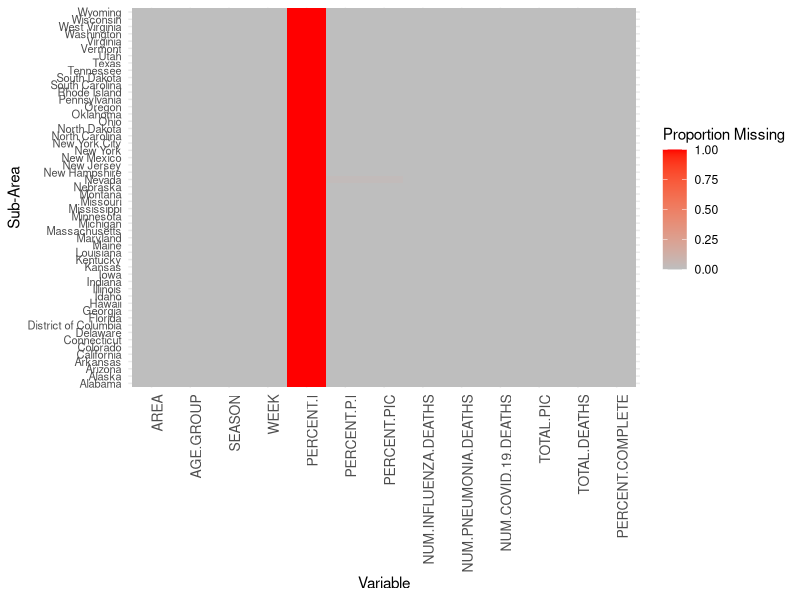
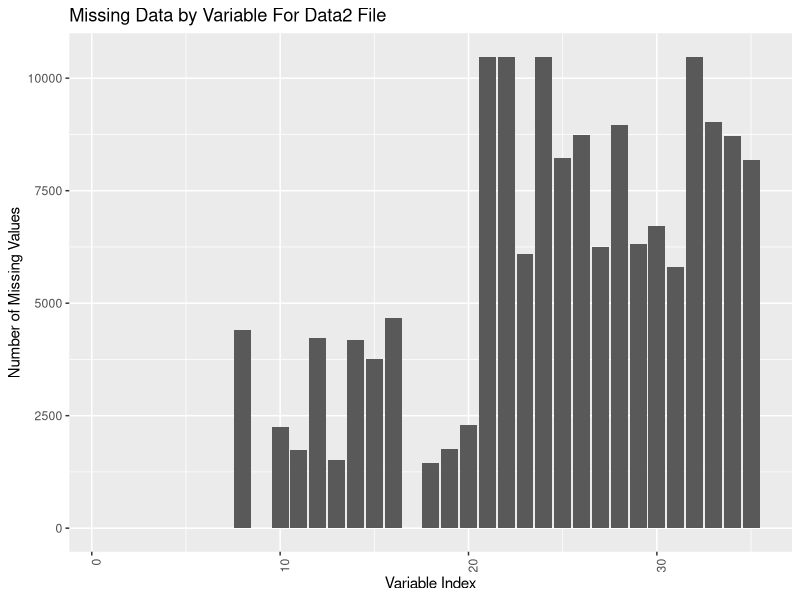
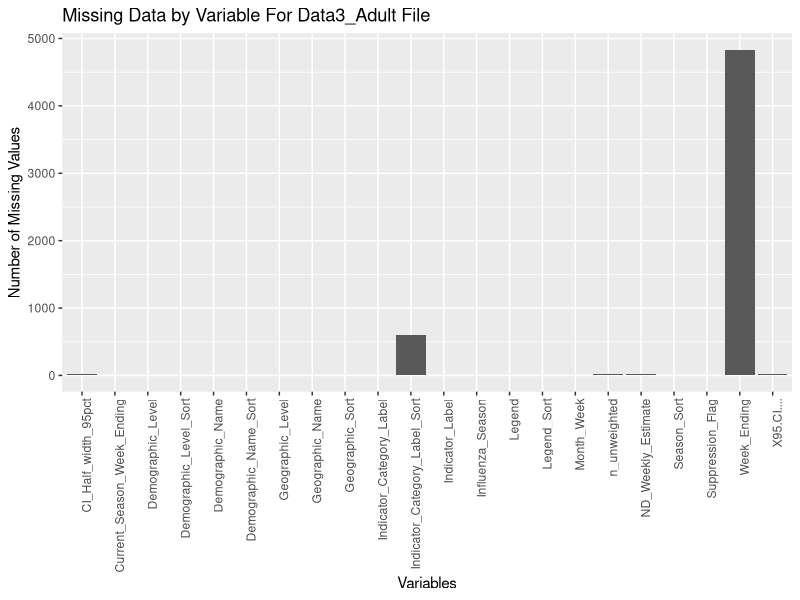
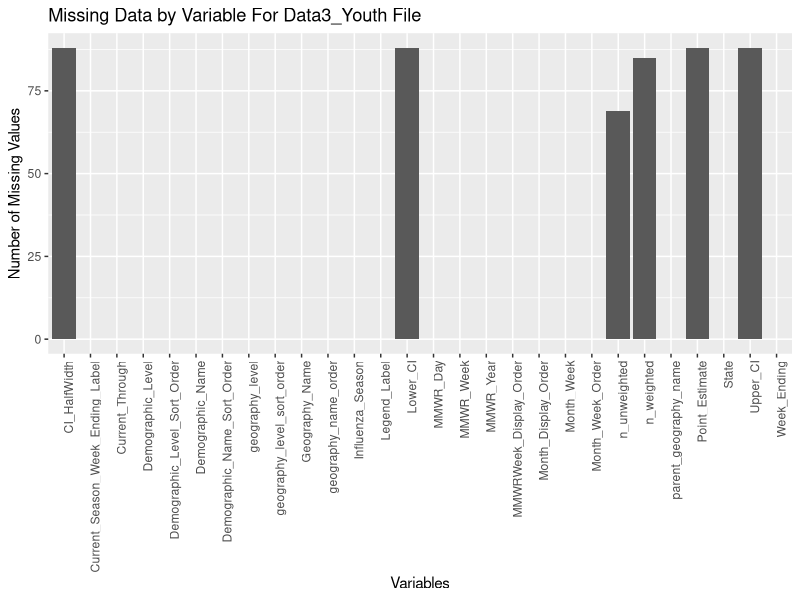
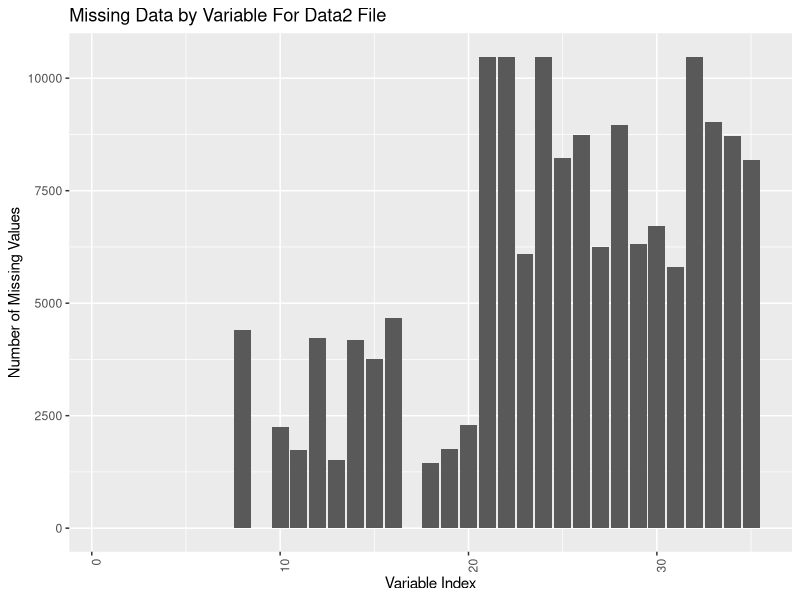

Source code (R) for these figures, in order:
## ---- chunk 1
library(dplyr)
library(ggplot2)
library(dplyr)
library(reshape2)
library(gridExtra)
library(stringr)
## ---- chunk 2
df1 = read.csv('data/data1.csv')
df1_filter = df1 %>% select('SUB.AREA','SEASON','AGE.GROUP','WEEK','NUM.INFLUENZA.DEATHS','NUM.PNEUMONIA.DEATHS','NUM.COVID.19.DEATHS','TOTAL.DEATHS')
colnames(df1_filter) <- c('state','season','age_group','week','influenza','pneumonia','covid','total')
head(df1_filter)
## ---- chunk 3
df2 = read.csv('data/data2.csv')
df2_filter = df2 %>% select('MMWR.Year','MMWR.Week','All.Cause','Natural.Cause','Septicemia..A40.A41.','Malignant.neoplasms..C00.C97.','Diabetes.mellitus..E10.E14.','Alzheimer.disease..G30.','Influenza.and.pneumonia..J09.J18.','Chronic.lower.respiratory.diseases..J40.J47.','Other.diseases.of.respiratory.system..J00.J06.J30.J39.J67.J70.J98.','Nephritis..nephrotic.syndrome.and.nephrosis..N00.N07.N17.N19.N25.N27.','Symptoms..signs.and.abnormal.clinical.and.laboratory.findings..not.elsewhere.classified..R00.R99.','Diseases.of.heart..I00.I09.I11.I13.I20.I51.','Cerebrovascular.diseases..I60.I69.','COVID.19..U071..Multiple.Cause.of.Death.','COVID.19..U071..Underlying.Cause.of.Death.')
colnames(df2_filter) <- c('year','week','all_cause','natural','septicemia','neoplasms','miabete','alzheimer','influenza/pneumonia','lower_respiratory','other_respiratory','nephritis','abnormal','heart','cerebrovascular','covid_nultiple','covid_underlying')
head(df2_filter)
## ---- chunk 4
df3_youth = read.csv('data/data3_youth.csv')
df3_adult = read.csv('data/data3_adult.csv')
df3_youth_filter = df3_youth %>% select('Geography_Name','Demographic_Name','Month_Week','n_unweighted','n_weighted','Influenza_Season','Legend_Label') %>% filter(Geography_Name !='National')
df3_adult_filter = df3_adult %>% select('Geographic_Name','Demographic_Name','Month_Week','n_unweighted','Influenza_Season','Legend') %>% filter(Geographic_Name !='National') %>% filter(!str_detect(Geographic_Name,'Region'))
colnames(df3_youth_filter) <- c('state','age','week','unweighted_death','weighted_death','season','legend')
colnames(df3_adult_filter) <- c('state','age','month','unweighted_death','season','legend')
head(df3_youth_filter)
head(df3_adult_filter)
## ---- chunk 5
data1 <- read.csv("data/data1.csv")

# Calculating the number of missing values per column
missing_values_counts <- colSums(is.na(data1))

# Create a new dataframe indicating if each value is missing
missing_values <- data1 %>% mutate(across(-SUB.AREA, is.na))

# Calculate the proportion of missing values by state for each variable
missing_values_proportion <- missing_values %>% 
  group_by(SUB.AREA) %>%
  summarise(across(everything(), ~ sum(., na.rm = TRUE) / n()))

# Reshape the data for the heatmap
long_format <- melt(missing_values_proportion, id.vars = 'SUB.AREA')

# Plot the heatmap
ggplot(long_format, aes(x = variable, y = SUB.AREA, fill = value)) +
  geom_tile() +
  scale_fill_gradient(low = "grey", high = "red") +
  labs(x = "Variable", y = "Sub-Area", fill = "Proportion Missing") +
  theme_minimal() +
  theme(
    axis.text.x = element_text(angle = 90, hjust = 1, size = 10),
    axis.text.y = element_text(size = 8))
## ---- chunk 6
data2 <- read.csv("data/data2.csv")

# Define a function to count missing values
count_missing <- function(x) {
  na_count <- sum(is.na(x))             # Count NA values
  blank_count <- sum(x == "", na.rm = TRUE) # Count blank strings, remove NA from count
  return(na_count + blank_count)
}

# Apply this function to every column in the dataframe
missing_counts <- sapply(data2, count_missing)
# Creating a data frame for ggplot
variable_indices <- 1:length(missing_counts)
missing_data_df1 <- data.frame(
  Variable = variable_indices,
  MissingValues = missing_counts
)

# Plotting the bar chart
ggplot(missing_data_df1, aes(x = Variable, y = MissingValues)) +
  geom_bar(stat = "identity") +
  theme(axis.text.x = element_text(angle = 90, hjust = 1)) +
  labs(x = "Variable Index", y = "Number of Missing Values", title = "Missing Data by Variable For Data2 File")
ggsave('data2missing.png')
## ---- chunk 7
data3_adult <- read.csv("data/data3_adult.csv")
data3_youth <- read.csv("data/data3_youth.csv")

# Define a function to count missing values
count_missing <- function(x) {
  na_count <- sum(is.na(x))             # Count NA values
  blank_count <- sum(x == "", na.rm = TRUE) # Count blank strings, remove NA from count
  return(na_count + blank_count)
}

# Apply this function to every column in the dataframe
missing_counts3a <- sapply(data3_adult, count_missing)
missing_counts3y <- sapply(data3_youth, count_missing)
# Creating a data frame for ggplot
missing_data_df3a <- data.frame(
  Variable = names(missing_counts3a),
  MissingValues = missing_counts3a
)

# Plotting the bar chart
ggplot(missing_data_df3a, aes(x = Variable, y = MissingValues)) +
  geom_bar(stat = "identity") +
  theme(axis.text.x = element_text(angle = 90, hjust = 1)) +
  labs(x = "Variables", y = "Number of Missing Values", title = "Missing Data by Variable For Data3_Adult File")
# Creating a data frame for ggplot
missing_data_df3y <- data.frame(
  Variable = names(missing_counts3y),
  MissingValues = missing_counts3y
)

# Plotting the bar chart
ggplot(missing_data_df3y, aes(x = Variable, y = MissingValues)) +
  geom_bar(stat = "identity") +
  theme(axis.text.x = element_text(angle = 90, hjust = 1)) +
  labs(x = "Variables", y = "Number of Missing Values", title = "Missing Data by Variable For Data3_Youth File")
